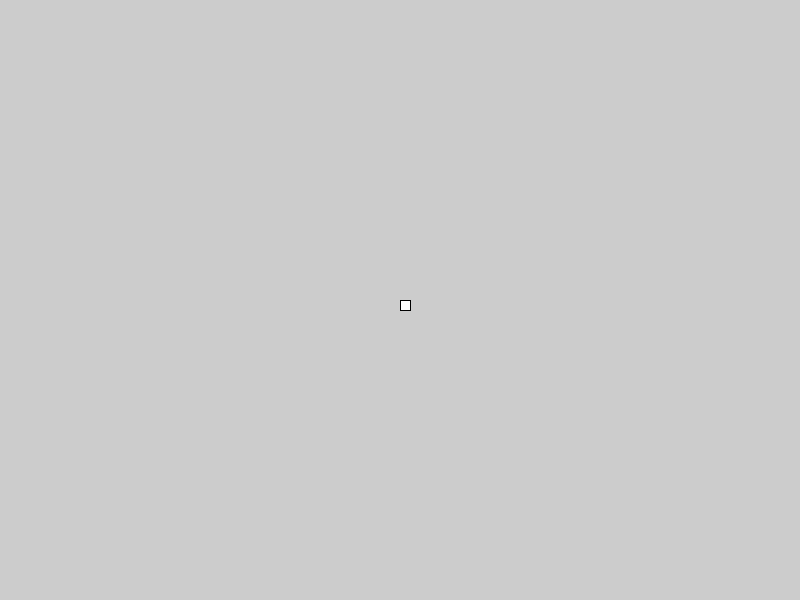
Frame 1 (no input)
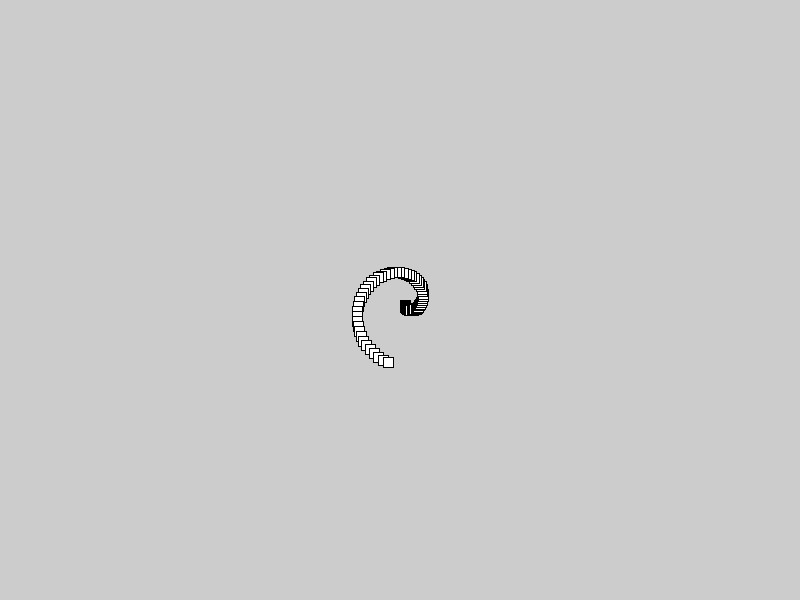
Frame 60 (the mouse pressed at the canvas centre just before this capture)
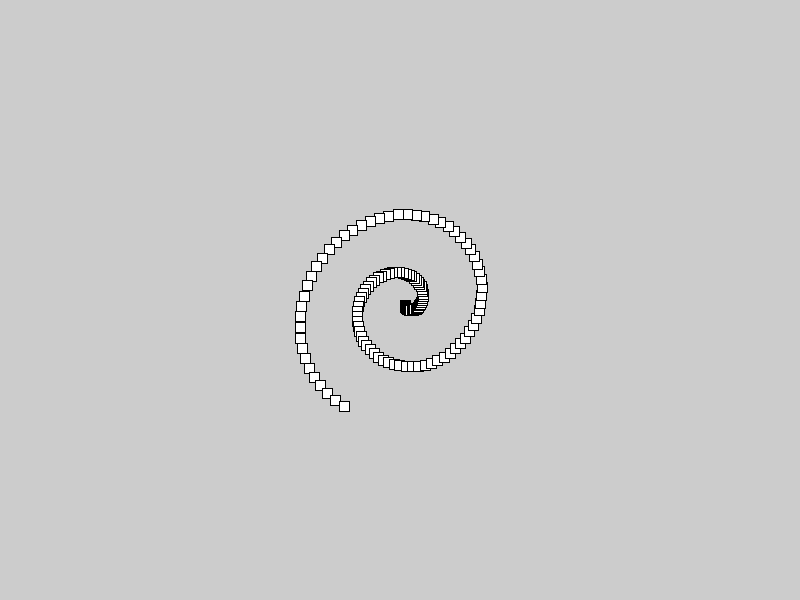
Frame 120 (the mouse held since frame 60 and released just before this capture)

The Processing sketch that drew these frames (run headless with seeded random() and noise(); from frame 60 on, the mouse is pressed at the canvas centre):

// Processing sketch: sketch_151210g
// ── sketch_151210g.pde
void setup() {
  size(800, 600);
}
void draw() {
  //background(0);
  float x= sin(frameCount*0.1); //-1.0 to 1.0
  float y= cos(frameCount*0.101); //-1.0 to 1.0
  float z= sin(frameCount*0.005)*200; //-200 to 200
  rect(width*0.5 + (x*z), height*0.5 + (y*z), 10, 10);
}
